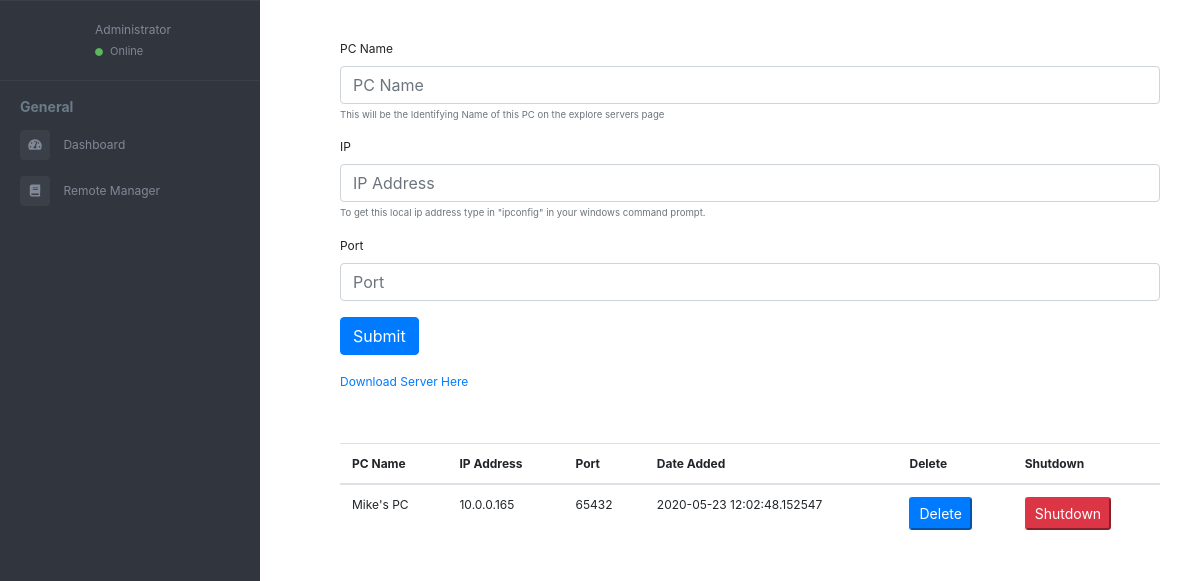
Screenshot of /child-node-setup (signed in) with the database file from the repository.
### app/models.py (models this page shows)
class LocalNetwork(db.Model):
    id = db.Column(db.Integer, primary_key=True)
    pc_name = db.Column(db.String(64), index = True)
    ip_addr = db.Column(db.String(64), unique = True)
    port = db.Column(db.Integer)
    date_added = db.Column(db.String(120))

### app/routes.py (the view, shortened to what this page needs)
@app.route("/child-node-setup", methods = ["GET", "POST"])
@login_required
def child_node_setup():
    shutdown = request.form.get("shutdown")
    if shutdown is not None:
        return redirect(url_for('shutdown_remote', pc_name = shutdown))
    delete = request.form.get("delete")
    print(delete)
    all_pcs_on_network = LocalNetwork.query.all()
    if request.method == "POST" and delete is not None:
        LocalNetwork.query.filter_by(id=int(delete)).delete()
        db.session.commit()
        return redirect(url_for("child_node_setup"))
    return render_template("child-node.html", pcs = all_pcs_on_network)

### app/models.py (called while the page is built)
@login.user_loader
def load_user(id):
    return User.query.get(int(id))

### app/templates/child-node.html (shortened to what this page needs)
{%include 'header.html'%}
  <main class="page-content">
    <div class="container-fluid">
        <form method = "POST">
            <div class="form-group">
              <label for="exampleInputEmail1">PC Name</label>
              <input type="text" class="form-control" id="pc_name" name = "pc_name" placeholder="PC Name">
              <small id="emailHelp" class="form-text text-muted">This will be the Identifying Name of this PC on the explore servers page</small>
            </div>
            <div class="form-group">
              <label for="exampleInputEmail1">IP</label>
              <input type="text" class="form-control" id="ip" name = "ip" placeholder="IP Address">
              <small id="emailHelp" class="form-text text-muted">To get this local ip address type in "ipconfig" in your windows command prompt.</small>
            </div>
            <div class="form-group">
              <label for="exampleInputPassword1">Port</label>
              <input type="text" class="form-control" id="port" name = "port" placeholder="Port">
            </div>
            <button type="submit" class="btn btn-primary">Submit</button>
            <a href="{{url_for('download_server')}}">Download Server Here</a>
    </div>
    <div class="table-responsive" id="sailorTableArea">
      <table class="table table-hover" width="100%">
          <thead>
              <tr>
                  <th>PC Name</th>
                  <th>IP Address</th>
                  <th>Port</th>
                  <th>Date Added</th>
                  <th>Delete</th>
                  <th>Shutdown</th>
              </tr>
          </thead>
          <tbody>
            {%for each in pcs%}
            <tr>
                <td>{{each.pc_name}}</td>
                <td>{{each.ip_addr}}</td>
                <td>{{each.port}}</td>
                <td>{{each.date_added}}</td>
                <td>
                  <form method = "POST">
                    <button class = "btn-primary btn-sm"" name = "delete" value = {{each.id}}>
                        Delete
                    </button>
                  </form>
                </td>
                <td>
                  <form method = "POST">
                    <button class = "btn-danger btn-sm"  name = "shutdown" value = {{each.id}}>
                        Shutdown
                    </button>
                  </form>
                </td>
            </tr>
              {%endfor%}
        </tbody>
    </table>
    </div>
  </main>
</div>
</body>
</html>

### app/static/css/home.css (style rules this page uses)
body { font-size: 0.9rem; }
.page-wrapper .sidebar-wrapper, .sidebar-wrapper .sidebar-brand > a, .sidebar-wrapper .sidebar-dropdown > a:after, .sidebar-wrapper .sidebar-menu .sidebar-dropdown .sidebar-submenu li a:before, .sidebar-wrapper ul li a i, .page-wrapper .page-content, .sidebar-wrapper .sidebar-search input.search-menu, .sidebar-wrapper .sidebar-search .input-group-text, .sidebar-wrapper .sidebar-menu ul li a, #show-sidebar, #close-sidebar { -webkit-transition: all 0.3s ease; -moz-transition: all 0.3s ease; -ms-transition: all 0.3s ease; -o-transition: all 0.3s ease; transition: all 0.3s ease; }
@media screen and (min-width: 768px) { .page-wrapper.toggled .page-content { padding-left: 300px; } }
.page-wrapper .page-content { display: inline-block; width: 100%; padding-left: 0px; padding-top: 20px; }
.page-wrapper .page-content > div { padding: 20px 40px; }
.page-wrapper .page-content { overflow-x: hidden; }

### app/templates/child-node.html (style rules this page uses)
body { font-size:12px; }
.table { font-size:12px !important; }
td { padding-left:50px; }

### rows the page displays
LocalNetwork: pc_name "Mike's PC", ip_addr "10.0.0.165", port "65432", date_added "2020-05-23 12:02:48.152547", {{ each.id }} 1 (drawn)
